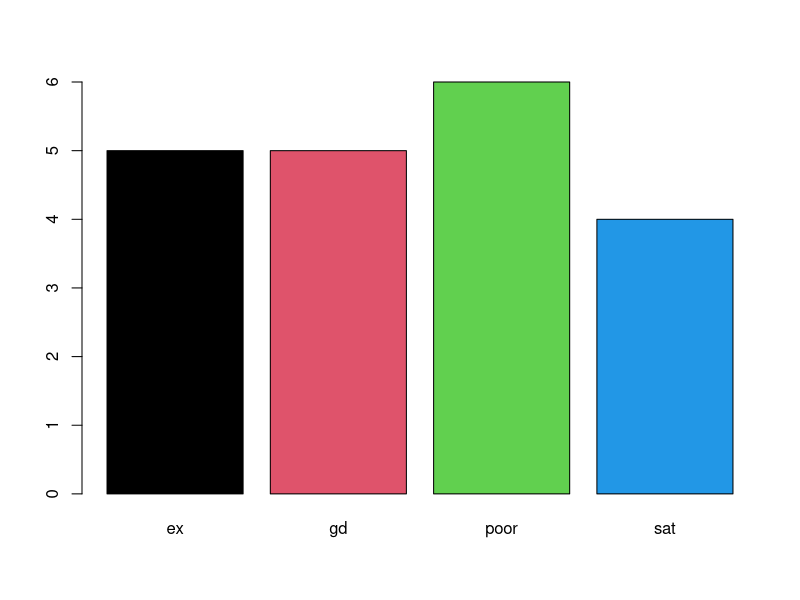
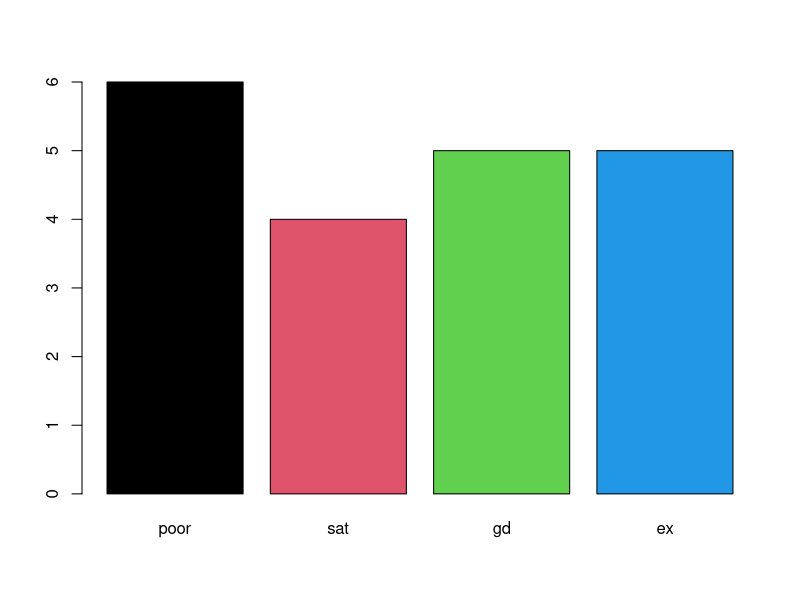

Generate these figures, in order, with R:
# factor

# factor converts a particualr variable into particular libraries

(gender = sample(c('M','F'),size= 20,replace=T))
summary(gender)
genderF = factor(gender)
summary(genderF)


(likscale = sample(c('ex','gd','sat','poor'),size = 20,replace = T)) # crete diff combinations of likert scale vector.
summary(likscale)

faclkrt = factor(likscale) # vector converted into factor type so that we ger summary of number of ex,gd,sat,poor
faclkrt
summary(faclkrt)
class(faclkrt)

(likscaleOF =factor(likscale, ordered = T, levels = c('poor','sat','gd','ex'))) # we are giving the order for the scale which is to be printed.
summary(likscaleOF)
likscaleOF

barplot(table(faclkrt),col=1:4)
barplot(table(likscaleOF),col=1:4)

        